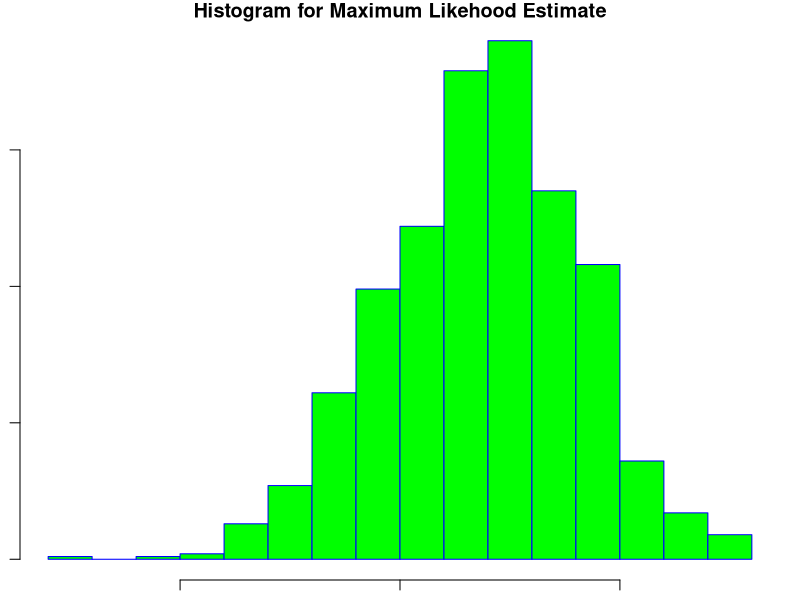

The R script that drew this image:

#*************************************************************************************
#Following problem # 58 on page # 325 taken from the book "Mathematical Statistics and Data Analysis 3rd Edition by John A. Rice" 
#*************************************************************************************
#If gene frequencies are in equilibrium, the genotypes AA, Aa, and aa occur with probabilities (1 − θ )2 , 2θ (1 − θ ), and θ 2 , respectively. Plato et al. (1964) published the following data on haptoglobin type in a sample of 190 people:
#  Haptoglobin Type
#===================================================================================
# Hp1-1 Hp1-2 Hp2-2 
#  10    68    112
#====================================================================================
#a. Find the mle of θ.
#b. Find the asymptotic variance of the mle.
#c. Find an approximate 99% confidence interval for θ.
#d. Use the bootstrap to find the approximate standard deviation of the mle and
#compare to the result of part (b).
#e. Use the bootstrap to find an approximate 99% confidenceinterval and compare
#to part (c).
#*************************************************************************************
#Following problem referred and extended above problem # 58 on page # 325 taken from the book "Mathematical Statistics and Data Analysis 3rd Edition by John A. Rice" 
#*************************************************************************************
#HINT: This problem asks you to use the bootstrap procedure to estimate the sampling distribution of the MLE. Here are the basic steps, along with some simple R code to implement this. You should read through this code, implement it, and then see how you might want to modify it to adapt it to the particular assigned exercise.
#a) First, you want to use data you have to generate estimates for multinomial cell probabilities. Let pˆ = (pˆ1, pˆ2, pˆ3) be your estimates for these cell probabilities.
#b) Next, consider drawing 1000 realizations of a multinomial experiment with a total number of 190 ob- jects to be placed in one of K = 3 bins (where is 190 and K = 3 coming from?), with a vector of probabilities pˆ. Here is a snippet of code that will achieve this objective; in this case, the probability vector pˆ is given by pˆ = (0.2, 0.3, 0.5), for example, and the results of these multinomial realizations are saved in an array called multinom:
#     >multinom<-rmultinom(1000,190,c(0.2,0.3,0.5))
#For more information on the rmultinom function, see the documentation at
#https://stat.ethz.ch/R-manual/R-devel/library/stats/html/Multinom.html.
#c) Now, let’s use this array to try to understand, say, the distribution of a function of these multinomial random variables. Suppose, for example, that we want to understand the distribution of X2 + X3, where X2 and X3 are the number of objects placed into bins 2 and 3. To do this, the following code
#n
# √
#n(αˆMLE −α0)
# 2
#may be useful:
#y<-rep(0,1000)
#for(i in 1:1000){y[i]<-(multinom[2,i]+multinom[3,i])}
#Make sure you understand this code and what it is doing! In particular, once you have created the array multinom, type multinom at the command prompt to see what this array looks like and how R indexes its entries.
#d) To try to determine the distribution of X2 + X3, then, you can plot a histogram of the values in the vector y. You can also use the vector y to estimate the standard deviation of X2 + X3, for example (what command might you want to use to estimate this standard deviation?)
#*************************************************************************************
# Drawing 1000 realizations of a multinomial experiment with a total number of 190 ob- jects to be placed in one of K = 3 bins
# Using Estimated value of THETA = 0.7684
# prob_1 = (1-THETA)^2 
# prob_2 = 2*THETA*(1-THETA) 
# prob_3 = (THETA)^2 

THETA = 0.7684
prob_1 = (1-THETA)^2
prob_2 = 2*THETA*(1-THETA)
prob_3 = (THETA)^2

#The matrix multinom contains X1, X2 , X3 values for 1000 simulations in (3 x 1000) dimension matrix
multinom<-rmultinom(1000,190,c(prob_1, prob_2, prob_3))

# multinom is 3 x 1000 matrix , it can be viewed partially as follows
multinom

# Declaring y as an array of 1000 integers , that contains sum of X2 and X3 values stored in bins 2 and 3 respectively
y <- rep(0, 1000)

# Storing values obtained for MLE into y using following formula :
# (2 * X3 + X2)/(2*190)

for (i in 1:1000){
  y[i] <- (multinom[2,i] + 2* multinom[3,i]) / (2*190)
}

print(y)
par(mar=c(1,1,1,1))
hist(y,
     main="Histogram for Maximum Likehood Estimate",
     xlab="MLE",
     border="blue", 
     col="green",
     ylab="Frequency")

standardDeviation <- sd(y)
paste("The Standard Deviation through Bootstrap is ", standardDeviation)

paste("The 99% Confidence Interval through Bootstrap is (", THETA-2.576*standardDeviation, ", ", THETA+2.576*standardDeviation, " )")
